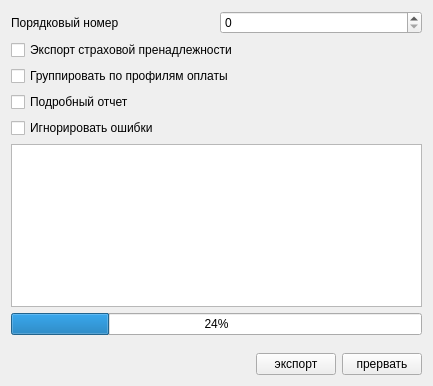
<?xml version="1.0" encoding="UTF-8"?>
<ui version="4.0">
 <class>ExportPage1</class>
 <widget class="QWidget" name="ExportPage1">
  <property name="geometry">
   <rect>
    <x>0</x>
    <y>0</y>
    <width>433</width>
    <height>386</height>
   </rect>
  </property>
  <property name="windowTitle">
   <string>Form</string>
  </property>
  <layout class="QVBoxLayout" name="verticalLayout">
   <item>
    <layout class="QHBoxLayout" name="horizontalLayout">
     <item>
      <widget class="QLabel" name="lblRegistryNumber">
       <property name="text">
        <string>Порядковый номер</string>
       </property>
      </widget>
     </item>
     <item>
      <widget class="QSpinBox" name="edtRegistryNumber"/>
     </item>
    </layout>
   </item>
   <item>
    <widget class="QCheckBox" name="chkExportTypeBelonging">
     <property name="text">
      <string>Экспорт страховой пренадлежности</string>
     </property>
    </widget>
   </item>
   <item>
    <widget class="QCheckBox" name="chkGroupByService">
     <property name="text">
      <string>Группировать по профилям оплаты</string>
     </property>
    </widget>
   </item>
   <item>
    <widget class="QCheckBox" name="chkVerboseLog">
     <property name="text">
      <string>Подробный отчет</string>
     </property>
    </widget>
   </item>
   <item>
    <widget class="QCheckBox" name="chkIgnoreErrors">
     <property name="text">
      <string>Игнорировать ошибки</string>
     </property>
    </widget>
   </item>
   <item>
    <widget class="QTextBrowser" name="logBrowser"/>
   </item>
   <item>
    <widget class="CProgressBar" name="progressBar">
     <property name="value">
      <number>24</number>
     </property>
    </widget>
   </item>
   <item>
    <spacer>
     <property name="orientation">
      <enum>Qt::Vertical</enum>
     </property>
     <property name="sizeHint" stdset="0">
      <size>
       <width>20</width>
       <height>40</height>
      </size>
     </property>
    </spacer>
   </item>
   <item>
    <layout class="QHBoxLayout" name="horizontalLayout_2">
     <item>
      <spacer>
       <property name="orientation">
        <enum>Qt::Horizontal</enum>
       </property>
       <property name="sizeHint" stdset="0">
        <size>
         <width>40</width>
         <height>20</height>
        </size>
       </property>
      </spacer>
     </item>
     <item>
      <widget class="QPushButton" name="btnExport">
       <property name="text">
        <string>экспорт</string>
       </property>
      </widget>
     </item>
     <item>
      <widget class="QPushButton" name="btnCancel">
       <property name="text">
        <string>прервать</string>
       </property>
      </widget>
     </item>
    </layout>
   </item>
  </layout>
 </widget>
 <customwidgets>
  <customwidget>
   <class>CProgressBar</class>
   <extends>QProgressBar</extends>
   <header>library/ProgressBar.h</header>
  </customwidget>
 </customwidgets>
 <resources/>
 <connections/>
</ui>
